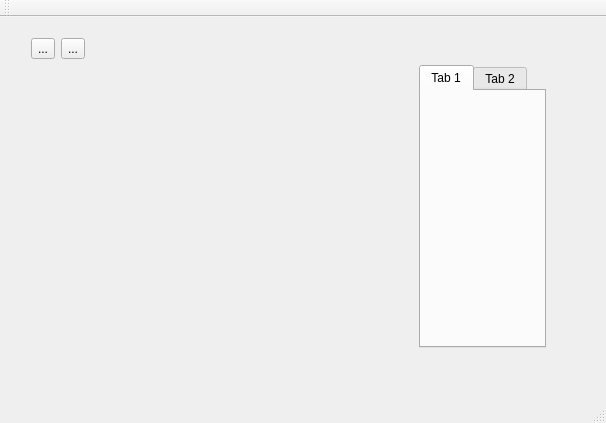
<?xml version="1.0" encoding="UTF-8"?>
<ui version="4.0">
 <class>QMinkoEffectEditor</class>
 <widget class="QMainWindow" name="QMinkoEffectEditor">
  <property name="geometry">
   <rect>
    <x>0</x>
    <y>0</y>
    <width>606</width>
    <height>423</height>
   </rect>
  </property>
  <property name="windowTitle">
   <string>QMinkoEffectEditor</string>
  </property>
  <widget class="QWidget" name="centralWidget">
   <widget class="QWidget" name="">
    <property name="geometry">
     <rect>
      <x>20</x>
      <y>10</y>
      <width>537</width>
      <height>332</height>
     </rect>
    </property>
    <layout class="QVBoxLayout" name="mainVLayout">
     <item>
      <layout class="QHBoxLayout" name="topHLayout">
       <item>
        <widget class="QToolButton" name="loadToolButton">
         <property name="text">
          <string>...</string>
         </property>
        </widget>
       </item>
       <item>
        <widget class="QToolButton" name="saveToolButton">
         <property name="text">
          <string>...</string>
         </property>
        </widget>
       </item>
       <item>
        <spacer name="horizontalSpacer">
         <property name="orientation">
          <enum>Qt::Horizontal</enum>
         </property>
         <property name="sizeHint" stdset="0">
          <size>
           <width>40</width>
           <height>20</height>
          </size>
         </property>
        </spacer>
       </item>
      </layout>
     </item>
     <item>
      <layout class="QHBoxLayout" name="centralHLayout">
       <item>
        <widget class="QMinkoGLWidget" name="minkoWidget" native="true">
         <property name="minimumSize">
          <size>
           <width>400</width>
           <height>300</height>
          </size>
         </property>
        </widget>
       </item>
       <item>
        <widget class="QTabWidget" name="sourceTabWidget">
         <widget class="QWidget" name="tab">
          <attribute name="title">
           <string>Tab 1</string>
          </attribute>
         </widget>
         <widget class="QWidget" name="tab_2">
          <attribute name="title">
           <string>Tab 2</string>
          </attribute>
         </widget>
        </widget>
       </item>
      </layout>
     </item>
    </layout>
   </widget>
  </widget>
  <widget class="QMenuBar" name="menuBar">
   <property name="geometry">
    <rect>
     <x>0</x>
     <y>0</y>
     <width>606</width>
     <height>21</height>
    </rect>
   </property>
  </widget>
  <widget class="QToolBar" name="mainToolBar">
   <attribute name="toolBarArea">
    <enum>TopToolBarArea</enum>
   </attribute>
   <attribute name="toolBarBreak">
    <bool>false</bool>
   </attribute>
  </widget>
  <widget class="QStatusBar" name="statusBar"/>
 </widget>
 <layoutdefault spacing="6" margin="11"/>
 <customwidgets>
  <customwidget>
   <class>QMinkoGLWidget</class>
   <extends>QWidget</extends>
   <header>QMinkoGLWidget.hpp</header>
   <container>1</container>
  </customwidget>
 </customwidgets>
 <resources/>
 <connections/>
</ui>
